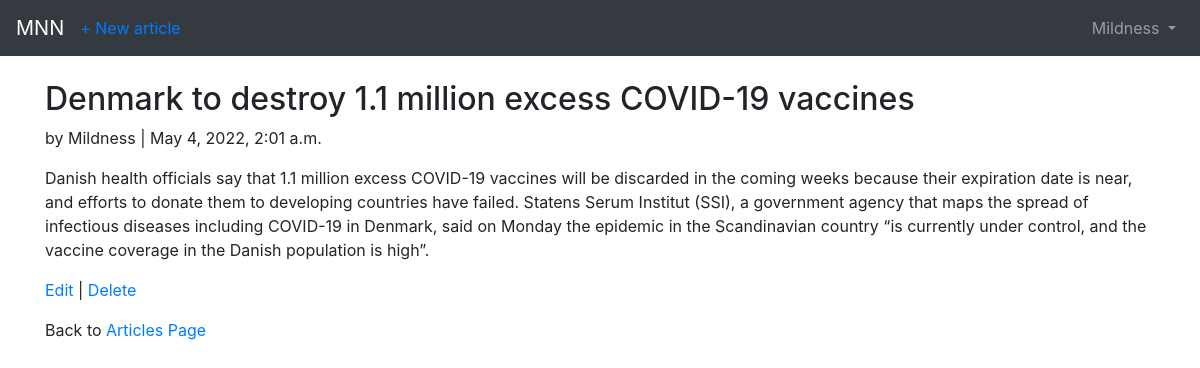
Page /articles/3/ (signed in) on the committed database.
### users/models.py (models this page shows)
class CustomUser(AbstractUser):
    age = models.PositiveIntegerField(null=True, blank=True)

### articles/models.py (models this page shows, shortened)
class Article(models.Model):
    title = models.CharField(max_length=255)
    body = models.TextField()
    date = models.DateTimeField(auto_now_add=True)
    author = models.ForeignKey(
        get_user_model(),
        on_delete=models.CASCADE,
    )

### articles/views.py (the view)
# urls.py: path('<int:pk>/', ArticleDetailView.as_view(), name='article_detail'),
class ArticleDetailView(LoginRequiredMixin, DetailView):
    model = Article
    template_name = 'article_detail.html'
    login_url = 'login'

### templates/article_detail.html
{% extends 'base.html' %}
{% block content %}
    <div class="article-entry">
        <h2>{{ object.title }}</h2>
        <p>by {{ object.author }} | {{ object.date }}</p>
        <p>{{ object.body }}</p>
    </div>
    <p><a href="{% url 'article_edit' article.pk %}">Edit</a> | <a href="{% url 'article_delete' article.pk %}">Delete</a></p>
    <p>Back to <a href="{% url 'article_list' %}">Articles Page</a></p>
{% endblock content %}

### templates/base.html (shortened to what this page needs)
<!DOCTYPE html>
<html lang="en">
<head>
    <link rel="stylesheet" href="https://cdn.jsdelivr.net/npm/bootstrap@4.1.3/dist/css/bootstrap.min.css">
</head>
<body>
    <nav class="navbar navbar-expand-md navbar-dark bg-dark mb-4">
        <a class="navbar-brand" href="{% url 'home' %}">MNN</a>
        {% if user.is_authenticated %}
            <ul class="navbar-nav mr-auto">
                <li class="nav-item">
                    <a href="{% url 'article_new' %}">+ New article</a>
                </li>
            </ul>
        {% endif %}
        <div class="collapse navbar-collapse" id="navbarCollapse">
        {% if user.is_authenticated %}
            <ul class="navbar-nav ml-auto">
            <li class="nav-item">
            <a class="nav-link dropdown-toggle" href="#" id="userMenu"
            data-toggle="dropdown" aria-haspopup="true"
            aria-expanded="false">
            {{ user.username }}
            </a>
            </li>
            </ul>
        {% else %}
        <form class="form-inline ml-auto">
            <a href="{% url 'login' %}" class="btn btn-outline-secondary">
            Log In</a>
            <a href="{% url 'signup' %}" class="btn btn-primary ml-2">Sign Up</a>
        </form>
        {% endif %}
        </div>
        </nav>
    <div class="container">
        {% block content %}
        {% endblock content %}
    </div>
</body>
</html>

### rows in the picture
CustomUser: username "Mildness"
Article: title "Denmark to destroy 1.1 million excess COVID-19 vaccines", author "Mildness", date "May 4, 2022, 2:01 a.m.", body "Danish health officials say that 1.1 million excess COVID-19 vaccines will be discarded in the coming weeks because their expiration date is near, and efforts to donate them to developing countries have failed. Statens Serum Institut (SSI), a government agency that maps the spread of infectious diseases including COVID-19 in Denmark, said on Monday the epidemic in the Scandinavian country “is currently under control, and the vaccine coverage in the Danish population is high”."
